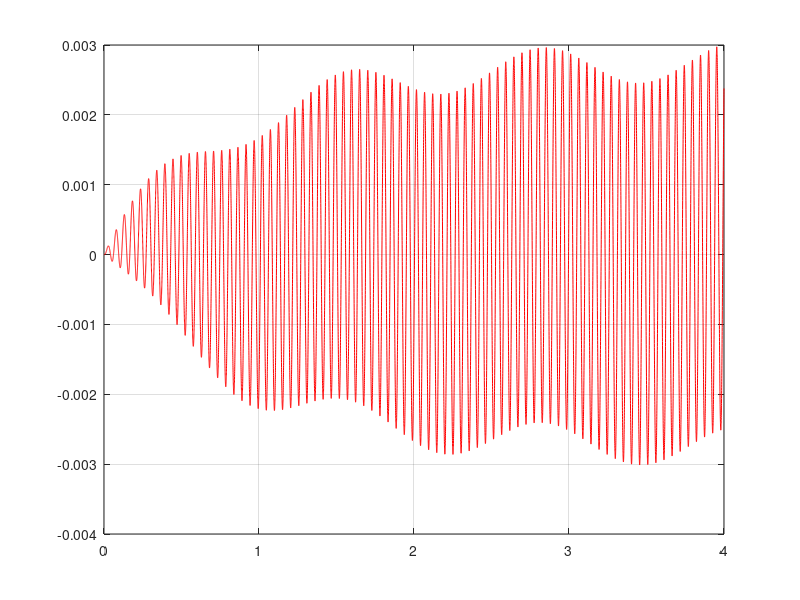

Write MATLAB code to recreate this figure.
function ejercicio_parcial_1

    fs=5000;
    Dt=1/fs;
    segundos=4;
    NDt=fs*segundos;
    w=0.5;

    f= @(t,y,b) [ 0*y(1) + 1*y(2) + 0*b ; -14400*y(1) - 2.4*y(2) + 1*b ];

    t=zeros(1,NDt);
    y=zeros(2,NDt);
    g=load("p1_3k9_01.txt","-ascii");

    t(1)=0;
    y(:,1)=0;

    for j=1:NDt-1
        k1= Dt * f(t(j), y(:,j), g(j));
            tg= t(j) + Dt/(2*w);
            yg= y(:,j) + k1/(2*w);
        k2= Dt * f(tg, yg, g(j));
        y(:,j+1)= y(:,j) + (1-w)*k1 + w*k2;
        t(j+1)= t(j) + Dt;
    endfor


    # función en un punto
    t1 = 1 * fs;
    fprintf("t = %.3f \n  x1(t1) = %.3f \n  x2(t1) = %.3f \n",t(t1),y(1,t1),y(2,t1));

    figure(1)
    plot(t,y(1,:),'r')
    grid on

    #integral trapecio

    # cálculo integral I
    FIt= @(y1,y2) Dt * (y1^2 + y2^2) / 2;
    # aplico derivada dx1(t)/dt (primera parte)
    f1 = @(y) 0*y(1) + 1*y(2);

    Igg=0;
    for j=1: NDt-1
        Igg= Igg + FIt(g(j),g(j+1));
    endfor

    I11=0;
    for j=1: NDt-1
        I11= I11 + FIt(y(1,j),y(1,j+1));
    endfor

    I22=0;
    for j=1: NDt-1
        I22= I22 + FIt(f1(y(:,j)),f1(y(:,j+1)));
    endfor

    fprintf("A22 = %f \n  Igg = %f \n  I11 = %f \n  I22 = %f",-1.2,Igg,I11,I22);

    # derivada en un punto

    # t=1s
    n=1*fs;
    df= -y(1,n-1)/(2*Dt) + y(1,n+1)/(2*Dt);
    df





endfunction
